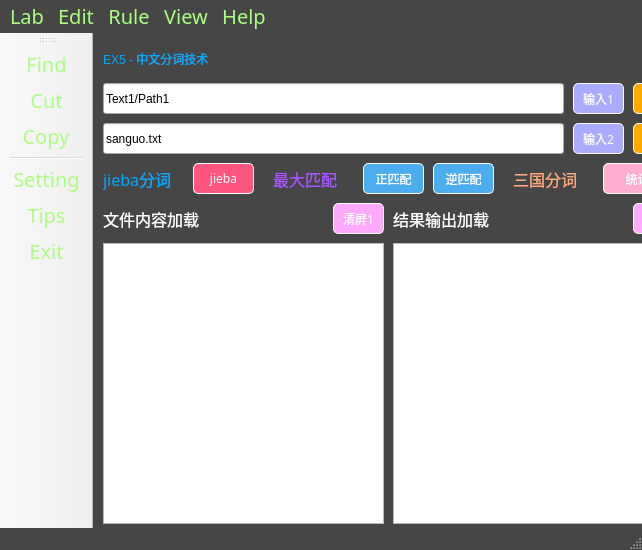
<?xml version="1.0" encoding="UTF-8"?>
<ui version="4.0">
 <class>MainWindow</class>
 <widget class="QMainWindow" name="MainWindow">
  <property name="geometry">
   <rect>
    <x>0</x>
    <y>0</y>
    <width>642</width>
    <height>550</height>
   </rect>
  </property>
  <property name="windowTitle">
   <string>MainWindow</string>
  </property>
  <property name="styleSheet">
   <string notr="true">QMainWindow{
	background-color: rgb(70, 70, 70); /*背景色*/
}
</string>
  </property>
  <property name="iconSize">
   <size>
    <width>32</width>
    <height>32</height>
   </size>
  </property>
  <widget class="QWidget" name="centralwidget">
   <property name="styleSheet">
    <string notr="true">QCentralwidget{
	background-color: rgb(70, 70, 70); /*背景色*/
}</string>
   </property>
   <widget class="QPushButton" name="pushButton">
    <property name="geometry">
     <rect>
      <x>100</x>
      <y>130</y>
      <width>61</width>
      <height>31</height>
     </rect>
    </property>
    <property name="autoFillBackground">
     <bool>false</bool>
    </property>
    <property name="styleSheet">
     <string notr="true">QPushButton
{
	background-color: rgb(255, 85, 127); /*背景色*/ 
	border-style: outset;    /* 边界内凹 */
	border-width: 1px;     /* 边边界宽度 */
	border-radius: 5px; /* 边界圆滑 */
	font: dengxian 16px;     /* 字体大小 */
	min-width: 2em;
	color: white; /* 字体颜色 */
	
}
/* 鼠标经过改变按钮颜色 */
QPushButton:hover
{
	background-color: rgb(0, 150, 0);
}
</string>
    </property>
    <property name="text">
     <string>jieba</string>
    </property>
   </widget>
   <widget class="QLabel" name="label">
    <property name="geometry">
     <rect>
      <x>10</x>
      <y>10</y>
      <width>291</width>
      <height>31</height>
     </rect>
    </property>
    <property name="styleSheet">
     <string notr="true">font: 25 20pt &quot;等线 Light&quot;;
color: rgb(0, 170, 255)</string>
    </property>
    <property name="text">
     <string>EX5 - 中文分词技术</string>
    </property>
   </widget>
   <widget class="QPushButton" name="pushButton_2">
    <property name="geometry">
     <rect>
      <x>240</x>
      <y>170</y>
      <width>51</width>
      <height>31</height>
     </rect>
    </property>
    <property name="autoFillBackground">
     <bool>false</bool>
    </property>
    <property name="styleSheet">
     <string notr="true">QPushButton
{
	background-color: rgb(255, 170, 255); /*背景色*/ 
	border-style: outset;    /* 边界内凹 */
	border-width: 1px;     /* 边边界宽度 */
	border-radius: 5px; /* 边界圆滑 */
	font: dengxian 16px;     /* 字体大小 */
	min-width: 2em;
	color: white; /* 字体颜色 */
	
}
/* 鼠标经过改变按钮颜色 */
QPushButton:hover
{
	background-color: rgb(0, 150, 0);
}
</string>
    </property>
    <property name="text">
     <string>清屏1</string>
    </property>
   </widget>
   <widget class="QPushButton" name="pushButton_3">
    <property name="geometry">
     <rect>
      <x>540</x>
      <y>170</y>
      <width>51</width>
      <height>31</height>
     </rect>
    </property>
    <property name="autoFillBackground">
     <bool>false</bool>
    </property>
    <property name="styleSheet">
     <string notr="true">QPushButton
{
	background-color: rgb(255, 170, 255); /*背景色*/ 
	border-style: outset;    /* 边界内凹 */
	border-width: 1px;     /* 边边界宽度 */
	border-radius: 5px; /* 边界圆滑 */
	font: dengxian 16px;     /* 字体大小 */
	min-width: 2em;
	color: white; /* 字体颜色 */
	
}
/* 鼠标经过改变按钮颜色 */
QPushButton:hover
{
	background-color: rgb(0, 150, 0);
}
</string>
    </property>
    <property name="text">
     <string>清屏2</string>
    </property>
   </widget>
   <widget class="QPushButton" name="pushButton_4">
    <property name="geometry">
     <rect>
      <x>270</x>
      <y>130</y>
      <width>61</width>
      <height>31</height>
     </rect>
    </property>
    <property name="autoFillBackground">
     <bool>false</bool>
    </property>
    <property name="styleSheet">
     <string notr="true">QPushButton
{
	background-color: rgb(75, 173, 238); /*背景色*/ 
	border-style: outset;    /* 边界内凹 */
	border-width: 1px;     /* 边边界宽度 */
	border-radius: 5px; /* 边界圆滑 */
	font: dengxian 16px;     /* 字体大小 */
	min-width: 2em;
	color: white; /* 字体颜色 */
	
}
/* 鼠标经过改变按钮颜色 */
QPushButton:hover
{
	background-color: rgb(0, 150, 0);
}
</string>
    </property>
    <property name="text">
     <string>正匹配</string>
    </property>
   </widget>
   <widget class="QTextBrowser" name="textBrowser">
    <property name="geometry">
     <rect>
      <x>10</x>
      <y>210</y>
      <width>281</width>
      <height>281</height>
     </rect>
    </property>
    <property name="font">
     <font>
      <family>等线</family>
      <pointsize>12</pointsize>
     </font>
    </property>
    <property name="styleSheet">
     <string notr="true"/>
    </property>
    <property name="html">
     <string>&lt;!DOCTYPE HTML PUBLIC &quot;-//W3C//DTD HTML 4.0//EN&quot; &quot;http://www.w3.org/TR/REC-html40/strict.dtd&quot;&gt;
&lt;html&gt;&lt;head&gt;&lt;meta name=&quot;qrichtext&quot; content=&quot;1&quot; /&gt;&lt;style type=&quot;text/css&quot;&gt;
p, li { white-space: pre-wrap; }
&lt;/style&gt;&lt;/head&gt;&lt;body style=&quot; font-family:'等线'; font-size:12pt; font-weight:400; font-style:normal;&quot;&gt;
&lt;p style=&quot;-qt-paragraph-type:empty; margin-top:0px; margin-bottom:0px; margin-left:0px; margin-right:0px; -qt-block-indent:0; text-indent:0px;&quot;&gt;&lt;br /&gt;&lt;/p&gt;&lt;/body&gt;&lt;/html&gt;</string>
    </property>
   </widget>
   <widget class="QLineEdit" name="lineEdit">
    <property name="geometry">
     <rect>
      <x>10</x>
      <y>50</y>
      <width>461</width>
      <height>31</height>
     </rect>
    </property>
    <property name="text">
     <string>Text1/Path1</string>
    </property>
   </widget>
   <widget class="QLineEdit" name="lineEdit_2">
    <property name="geometry">
     <rect>
      <x>10</x>
      <y>90</y>
      <width>461</width>
      <height>31</height>
     </rect>
    </property>
    <property name="text">
     <string>sanguo.txt</string>
    </property>
   </widget>
   <widget class="QPushButton" name="pushButton_5">
    <property name="geometry">
     <rect>
      <x>540</x>
      <y>50</y>
      <width>51</width>
      <height>31</height>
     </rect>
    </property>
    <property name="autoFillBackground">
     <bool>false</bool>
    </property>
    <property name="styleSheet">
     <string notr="true">QPushButton
{
	background-color: rgb(255, 170, 0); /*背景色*/ 
	border-style: outset;    /* 边界内凹 */
	border-width: 1px;     /* 边边界宽度 */
	border-radius: 5px; /* 边界圆滑 */
	font: dengxian 16px;     /* 字体大小 */
	min-width: 2em;
	color: white; /* 字体颜色 */
	
}
/* 鼠标经过改变按钮颜色 */
QPushButton:hover
{
	background-color: rgb(0, 150, 0);
}
</string>
    </property>
    <property name="text">
     <string>File1</string>
    </property>
   </widget>
   <widget class="QPushButton" name="pushButton_6">
    <property name="geometry">
     <rect>
      <x>540</x>
      <y>90</y>
      <width>51</width>
      <height>31</height>
     </rect>
    </property>
    <property name="autoFillBackground">
     <bool>false</bool>
    </property>
    <property name="styleSheet">
     <string notr="true">QPushButton
{
	background-color: rgb(255, 170, 0); /*背景色*/ 
	border-style: outset;    /* 边界内凹 */
	border-width: 1px;     /* 边边界宽度 */
	border-radius: 5px; /* 边界圆滑 */
	font: dengxian 16px;     /* 字体大小 */
	min-width: 2em;
	color: white; /* 字体颜色 */
	
}
/* 鼠标经过改变按钮颜色 */
QPushButton:hover
{
	background-color: rgb(0, 150, 0);
}
</string>
    </property>
    <property name="text">
     <string>File2</string>
    </property>
   </widget>
   <widget class="QLabel" name="label_5">
    <property name="geometry">
     <rect>
      <x>180</x>
      <y>130</y>
      <width>81</width>
      <height>31</height>
     </rect>
    </property>
    <property name="font">
     <font>
      <family>等线</family>
      <pointsize>12</pointsize>
      <weight>50</weight>
      <italic>false</italic>
      <bold>false</bold>
     </font>
    </property>
    <property name="styleSheet">
     <string notr="true">font: 12pt &quot;等线&quot;;
color: rgb(170, 85, 255)</string>
    </property>
    <property name="text">
     <string>最大匹配</string>
    </property>
   </widget>
   <widget class="QTextBrowser" name="textBrowser_2">
    <property name="geometry">
     <rect>
      <x>300</x>
      <y>210</y>
      <width>291</width>
      <height>281</height>
     </rect>
    </property>
    <property name="font">
     <font>
      <family>等线</family>
      <pointsize>12</pointsize>
     </font>
    </property>
    <property name="styleSheet">
     <string notr="true"/>
    </property>
    <property name="html">
     <string>&lt;!DOCTYPE HTML PUBLIC &quot;-//W3C//DTD HTML 4.0//EN&quot; &quot;http://www.w3.org/TR/REC-html40/strict.dtd&quot;&gt;
&lt;html&gt;&lt;head&gt;&lt;meta name=&quot;qrichtext&quot; content=&quot;1&quot; /&gt;&lt;style type=&quot;text/css&quot;&gt;
p, li { white-space: pre-wrap; }
&lt;/style&gt;&lt;/head&gt;&lt;body style=&quot; font-family:'等线'; font-size:12pt; font-weight:400; font-style:normal;&quot;&gt;
&lt;p style=&quot;-qt-paragraph-type:empty; margin-top:0px; margin-bottom:0px; margin-left:0px; margin-right:0px; -qt-block-indent:0; text-indent:0px;&quot;&gt;&lt;br /&gt;&lt;/p&gt;&lt;/body&gt;&lt;/html&gt;</string>
    </property>
   </widget>
   <widget class="QPushButton" name="pushButton_7">
    <property name="geometry">
     <rect>
      <x>340</x>
      <y>130</y>
      <width>61</width>
      <height>31</height>
     </rect>
    </property>
    <property name="autoFillBackground">
     <bool>false</bool>
    </property>
    <property name="styleSheet">
     <string notr="true">QPushButton
{
	background-color: rgb(75, 173, 238); /*背景色*/ 
	border-style: outset;    /* 边界内凹 */
	border-width: 1px;     /* 边边界宽度 */
	border-radius: 5px; /* 边界圆滑 */
	font: dengxian 16px;     /* 字体大小 */
	min-width: 2em;
	color: white; /* 字体颜色 */
	
}
/* 鼠标经过改变按钮颜色 */
QPushButton:hover
{
	background-color: rgb(0, 150, 0);
}
</string>
    </property>
    <property name="text">
     <string>逆匹配</string>
    </property>
   </widget>
   <widget class="QLabel" name="label_7">
    <property name="geometry">
     <rect>
      <x>10</x>
      <y>130</y>
      <width>81</width>
      <height>31</height>
     </rect>
    </property>
    <property name="font">
     <font>
      <family>等线</family>
      <pointsize>12</pointsize>
      <weight>50</weight>
      <italic>false</italic>
      <bold>false</bold>
     </font>
    </property>
    <property name="styleSheet">
     <string notr="true">font: 12pt &quot;等线&quot;;
color: rgb(0, 170, 255)</string>
    </property>
    <property name="text">
     <string>jieba分词</string>
    </property>
   </widget>
   <widget class="QPushButton" name="pushButton_8">
    <property name="geometry">
     <rect>
      <x>480</x>
      <y>50</y>
      <width>51</width>
      <height>31</height>
     </rect>
    </property>
    <property name="autoFillBackground">
     <bool>false</bool>
    </property>
    <property name="styleSheet">
     <string notr="true">QPushButton
{
	background-color: rgb(170, 170, 255); /*背景色*/ 
	border-style: outset;    /* 边界内凹 */
	border-width: 1px;     /* 边边界宽度 */
	border-radius: 5px; /* 边界圆滑 */
	font: dengxian 16px;     /* 字体大小 */
	min-width: 2em;
	color: white; /* 字体颜色 */
	
}
/* 鼠标经过改变按钮颜色 */
QPushButton:hover
{
	background-color: rgb(0, 150, 0);
}
</string>
    </property>
    <property name="text">
     <string>输入1</string>
    </property>
   </widget>
   <widget class="QPushButton" name="pushButton_9">
    <property name="geometry">
     <rect>
      <x>480</x>
      <y>90</y>
      <width>51</width>
      <height>31</height>
     </rect>
    </property>
    <property name="autoFillBackground">
     <bool>false</bool>
    </property>
    <property name="styleSheet">
     <string notr="true">QPushButton
{
	background-color: rgb(170, 170, 255); /*背景色*/ 
	border-style: outset;    /* 边界内凹 */
	border-width: 1px;     /* 边边界宽度 */
	border-radius: 5px; /* 边界圆滑 */
	font: dengxian 16px;     /* 字体大小 */
	min-width: 2em;
	color: white; /* 字体颜色 */
	
}
/* 鼠标经过改变按钮颜色 */
QPushButton:hover
{
	background-color: rgb(0, 150, 0);
}
</string>
    </property>
    <property name="text">
     <string>输入2</string>
    </property>
   </widget>
   <widget class="QPushButton" name="pushButton_10">
    <property name="geometry">
     <rect>
      <x>510</x>
      <y>130</y>
      <width>81</width>
      <height>31</height>
     </rect>
    </property>
    <property name="autoFillBackground">
     <bool>false</bool>
    </property>
    <property name="styleSheet">
     <string notr="true">QPushButton
{
	background-color: rgb(255, 174, 209); /*背景色*/ 
	border-style: outset;    /* 边界内凹 */
	border-width: 1px;     /* 边边界宽度 */
	border-radius: 5px; /* 边界圆滑 */
	font: dengxian 16px;     /* 字体大小 */
	min-width: 2em;
	color: white; /* 字体颜色 */
	
}
/* 鼠标经过改变按钮颜色 */
QPushButton:hover
{
	background-color: rgb(0, 150, 0);
}
</string>
    </property>
    <property name="text">
     <string>统计图</string>
    </property>
   </widget>
   <widget class="QLabel" name="label_6">
    <property name="geometry">
     <rect>
      <x>420</x>
      <y>130</y>
      <width>81</width>
      <height>31</height>
     </rect>
    </property>
    <property name="font">
     <font>
      <family>等线</family>
      <pointsize>12</pointsize>
      <weight>50</weight>
      <italic>false</italic>
      <bold>false</bold>
     </font>
    </property>
    <property name="styleSheet">
     <string notr="true">font: 12pt &quot;等线&quot;;
color: rgb(255, 170, 127)</string>
    </property>
    <property name="text">
     <string>三国分词</string>
    </property>
   </widget>
   <widget class="QLabel" name="label_8">
    <property name="geometry">
     <rect>
      <x>10</x>
      <y>170</y>
      <width>221</width>
      <height>31</height>
     </rect>
    </property>
    <property name="font">
     <font>
      <family>等线</family>
      <pointsize>12</pointsize>
      <weight>50</weight>
      <italic>false</italic>
      <bold>false</bold>
     </font>
    </property>
    <property name="styleSheet">
     <string notr="true">font: 12pt &quot;等线&quot;;
color: rgb(255, 255, 255)</string>
    </property>
    <property name="text">
     <string>文件内容加载</string>
    </property>
   </widget>
   <widget class="QLabel" name="label_9">
    <property name="geometry">
     <rect>
      <x>300</x>
      <y>170</y>
      <width>231</width>
      <height>31</height>
     </rect>
    </property>
    <property name="font">
     <font>
      <family>等线</family>
      <pointsize>12</pointsize>
      <weight>50</weight>
      <italic>false</italic>
      <bold>false</bold>
     </font>
    </property>
    <property name="styleSheet">
     <string notr="true">font: 12pt &quot;等线&quot;;
color: rgb(255, 255, 255)</string>
    </property>
    <property name="text">
     <string>结果输出加载</string>
    </property>
   </widget>
  </widget>
  <widget class="QMenuBar" name="menubar">
   <property name="geometry">
    <rect>
     <x>0</x>
     <y>0</y>
     <width>642</width>
     <height>27</height>
    </rect>
   </property>
   <property name="styleSheet">
    <string notr="true">*{
	font-family: dengxian;
	font-size: 20px;
	color: rgb(170, 255, 127);
	background-color: rgb(70, 70, 70); /*背景色*/
}</string>
   </property>
   <widget class="QMenu" name="menuFILE">
    <property name="title">
     <string>Rule</string>
    </property>
    <addaction name="actionSetting"/>
    <addaction name="separator"/>
    <addaction name="actionExit"/>
   </widget>
   <widget class="QMenu" name="menuEdit">
    <property name="title">
     <string>Edit</string>
    </property>
    <addaction name="actionFind"/>
    <addaction name="actionCut"/>
    <addaction name="actionCopy"/>
    <addaction name="actionPaste"/>
    <addaction name="separator"/>
    <addaction name="actionundo"/>
    <addaction name="actionRedo_paste"/>
    <addaction name="actionDelet"/>
    <addaction name="separator"/>
   </widget>
   <widget class="QMenu" name="menuView">
    <property name="title">
     <string>View</string>
    </property>
    <widget class="QMenu" name="menuTheme">
     <property name="title">
      <string>Theme</string>
     </property>
     <property name="icon">
      <iconset>
       <normaloff>../icon/主题_theme.svg</normaloff>../icon/主题_theme.svg</iconset>
     </property>
     <addaction name="actionDark"/>
     <addaction name="actionLight"/>
     <addaction name="actionFresh"/>
     <addaction name="actionRetro"/>
    </widget>
    <widget class="QMenu" name="menuLanguage">
     <property name="title">
      <string>Language</string>
     </property>
     <addaction name="actionChinese"/>
     <addaction name="actionEnglish"/>
    </widget>
    <addaction name="actionappearance"/>
    <addaction name="menuTheme"/>
    <addaction name="menuLanguage"/>
   </widget>
   <widget class="QMenu" name="menuHelp">
    <property name="title">
     <string>Help</string>
    </property>
    <addaction name="actionTips"/>
    <addaction name="actionAbout"/>
    <addaction name="separator"/>
    <addaction name="actionEdit"/>
    <addaction name="actionAbout_2"/>
   </widget>
   <widget class="QMenu" name="menuLab">
    <property name="title">
     <string>Lab</string>
    </property>
    <widget class="QMenu" name="menuEx1">
     <property name="title">
      <string>Ex1</string>
     </property>
     <addaction name="actionT1"/>
     <addaction name="actionex1"/>
    </widget>
    <widget class="QMenu" name="menuEx2">
     <property name="title">
      <string>Ex2</string>
     </property>
     <addaction name="actionT1_2"/>
     <addaction name="actionex1_2"/>
    </widget>
    <widget class="QMenu" name="menuEx3">
     <property name="title">
      <string>Ex3</string>
     </property>
     <addaction name="actionT1_3"/>
     <addaction name="actionex1_3"/>
    </widget>
    <widget class="QMenu" name="menuEx4">
     <property name="title">
      <string>Ex4</string>
     </property>
     <addaction name="actionT1_4"/>
     <addaction name="actionex1_4"/>
    </widget>
    <widget class="QMenu" name="menuEx6">
     <property name="title">
      <string>Ex6</string>
     </property>
     <addaction name="actionT1_6"/>
     <addaction name="actionex1_6"/>
    </widget>
    <widget class="QMenu" name="menuEx5">
     <property name="title">
      <string>Ex5</string>
     </property>
     <addaction name="actionT1_5"/>
     <addaction name="actionex1_5"/>
    </widget>
    <widget class="QMenu" name="menuEx7">
     <property name="title">
      <string>Ex7</string>
     </property>
     <addaction name="actionT1_7"/>
     <addaction name="actionex1_7"/>
    </widget>
    <widget class="QMenu" name="menuEx8">
     <property name="title">
      <string>Ex8</string>
     </property>
     <addaction name="actionT1_8"/>
     <addaction name="actionex1_8"/>
    </widget>
    <addaction name="menuEx1"/>
    <addaction name="menuEx2"/>
    <addaction name="menuEx3"/>
    <addaction name="menuEx4"/>
    <addaction name="menuEx5"/>
    <addaction name="menuEx6"/>
    <addaction name="menuEx7"/>
    <addaction name="menuEx8"/>
   </widget>
   <addaction name="menuLab"/>
   <addaction name="menuEdit"/>
   <addaction name="menuFILE"/>
   <addaction name="menuView"/>
   <addaction name="menuHelp"/>
  </widget>
  <widget class="QStatusBar" name="statusbar"/>
  <widget class="QToolBar" name="toolBar_3">
   <property name="windowTitle">
    <string>toolBar_3</string>
   </property>
   <property name="styleSheet">
    <string notr="true">*{
	font-family: dengxian;
	font-size: 20px;
	color: rgb(170, 255, 127);
}</string>
   </property>
   <attribute name="toolBarArea">
    <enum>LeftToolBarArea</enum>
   </attribute>
   <attribute name="toolBarBreak">
    <bool>false</bool>
   </attribute>
   <addaction name="actionFind"/>
   <addaction name="actionCut"/>
   <addaction name="actionCopy"/>
   <addaction name="separator"/>
   <addaction name="actionSetting"/>
   <addaction name="actionTips"/>
   <addaction name="actionExit"/>
  </widget>
  <action name="actionEdit">
   <property name="text">
    <string>Version</string>
   </property>
  </action>
  <action name="actionSetting">
   <property name="icon">
    <iconset>
     <normaloff>../icon/设置_setting.svg</normaloff>../icon/设置_setting.svg</iconset>
   </property>
   <property name="text">
    <string>Setting</string>
   </property>
  </action>
  <action name="actionExit">
   <property name="icon">
    <iconset>
     <normaloff>../icon/退出_logout.svg</normaloff>../icon/退出_logout.svg</iconset>
   </property>
   <property name="text">
    <string>Exit</string>
   </property>
  </action>
  <action name="actionTips">
   <property name="icon">
    <iconset>
     <normaloff>../icon/提示_tips-one.svg</normaloff>../icon/提示_tips-one.svg</iconset>
   </property>
   <property name="text">
    <string>Tips</string>
   </property>
  </action>
  <action name="actionAbout">
   <property name="text">
    <string>donate</string>
   </property>
  </action>
  <action name="actionappearance">
   <property name="text">
    <string>Appearance</string>
   </property>
  </action>
  <action name="actionCut">
   <property name="icon">
    <iconset>
     <normaloff>../icon/裁切_cutting-one.svg</normaloff>../icon/裁切_cutting-one.svg</iconset>
   </property>
   <property name="text">
    <string>Cut</string>
   </property>
  </action>
  <action name="actionCopy">
   <property name="icon">
    <iconset>
     <normaloff>../icon/复制_copy.svg</normaloff>../icon/复制_copy.svg</iconset>
   </property>
   <property name="text">
    <string>Copy</string>
   </property>
  </action>
  <action name="actionPaste">
   <property name="text">
    <string>Paste</string>
   </property>
  </action>
  <action name="actionDelet">
   <property name="icon">
    <iconset>
     <normaloff>../icon/删除_delete.svg</normaloff>../icon/删除_delete.svg</iconset>
   </property>
   <property name="text">
    <string>Delete</string>
   </property>
  </action>
  <action name="actionundo">
   <property name="text">
    <string>Undo</string>
   </property>
  </action>
  <action name="actionRedo_paste">
   <property name="text">
    <string>Redo</string>
   </property>
  </action>
  <action name="actionFind">
   <property name="icon">
    <iconset>
     <normaloff>../icon/查找_find.svg</normaloff>../icon/查找_find.svg</iconset>
   </property>
   <property name="text">
    <string>Find</string>
   </property>
  </action>
  <action name="actionAbout_2">
   <property name="text">
    <string>About</string>
   </property>
  </action>
  <action name="actionT1">
   <property name="text">
    <string>T1</string>
   </property>
  </action>
  <action name="actionex1">
   <property name="text">
    <string>ex1</string>
   </property>
  </action>
  <action name="actionT1_2">
   <property name="text">
    <string>T1</string>
   </property>
  </action>
  <action name="actionex1_2">
   <property name="text">
    <string>ex1</string>
   </property>
  </action>
  <action name="actionT1_3">
   <property name="text">
    <string>T1</string>
   </property>
  </action>
  <action name="actionex1_3">
   <property name="text">
    <string>ex1</string>
   </property>
  </action>
  <action name="actionT1_4">
   <property name="text">
    <string>T1</string>
   </property>
  </action>
  <action name="actionex1_4">
   <property name="text">
    <string>ex1</string>
   </property>
  </action>
  <action name="actionT1_5">
   <property name="text">
    <string>T1</string>
   </property>
  </action>
  <action name="actionex1_5">
   <property name="text">
    <string>ex1</string>
   </property>
  </action>
  <action name="actionT1_6">
   <property name="text">
    <string>T1</string>
   </property>
  </action>
  <action name="actionex1_6">
   <property name="text">
    <string>ex1</string>
   </property>
  </action>
  <action name="actionT1_7">
   <property name="text">
    <string>T1</string>
   </property>
  </action>
  <action name="actionex1_7">
   <property name="text">
    <string>ex1</string>
   </property>
  </action>
  <action name="actionT1_8">
   <property name="text">
    <string>T1</string>
   </property>
  </action>
  <action name="actionex1_8">
   <property name="text">
    <string>ex1</string>
   </property>
  </action>
  <action name="actionDark">
   <property name="text">
    <string>Dark</string>
   </property>
  </action>
  <action name="actionLight">
   <property name="text">
    <string>Light</string>
   </property>
  </action>
  <action name="actionFresh">
   <property name="text">
    <string>Fresh</string>
   </property>
  </action>
  <action name="actionRetro">
   <property name="text">
    <string>Retro</string>
   </property>
  </action>
  <action name="actionChinese">
   <property name="text">
    <string>Chinese</string>
   </property>
  </action>
  <action name="actionEnglish">
   <property name="text">
    <string>English</string>
   </property>
  </action>
 </widget>
 <resources>
  <include location="../icon/dark.qrc"/>
 </resources>
 <connections/>
</ui>
